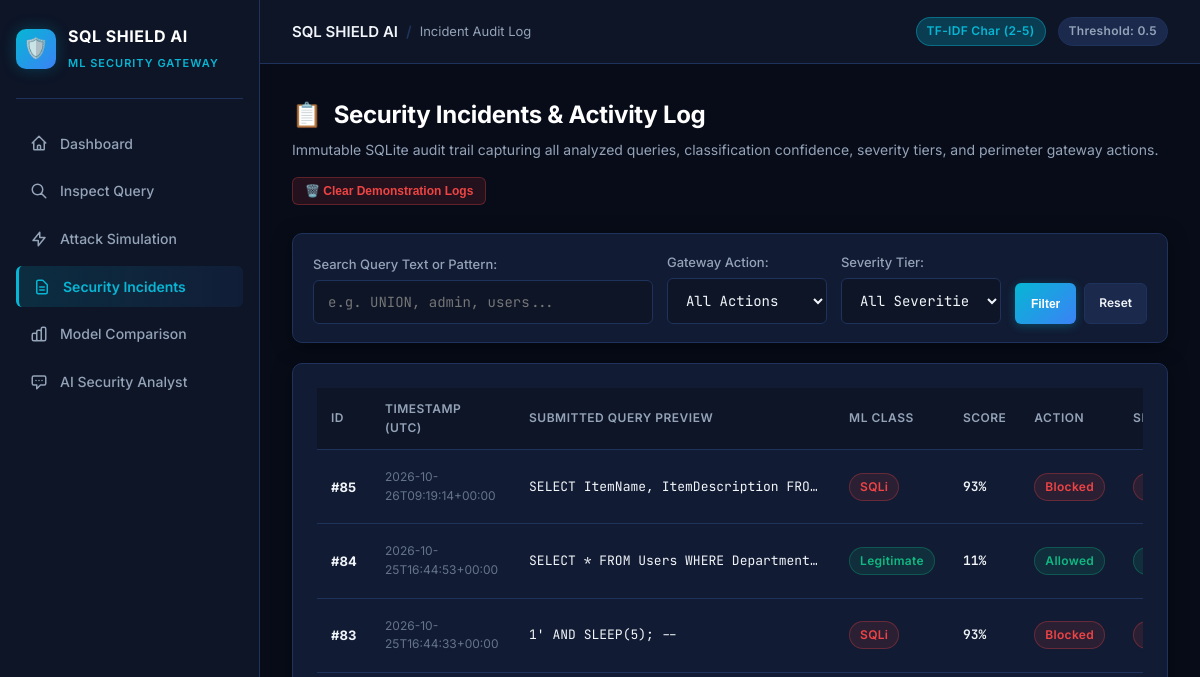
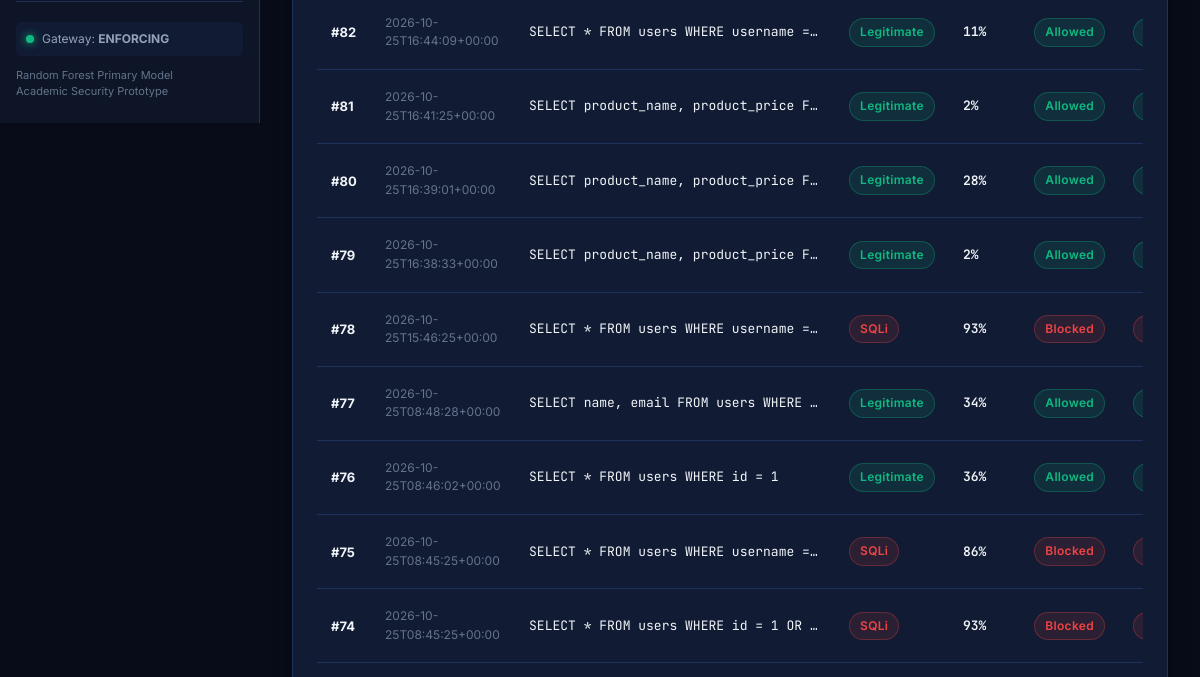
Page /incidents (upper part) on the earlier database version (2 pictures, top to bottom).
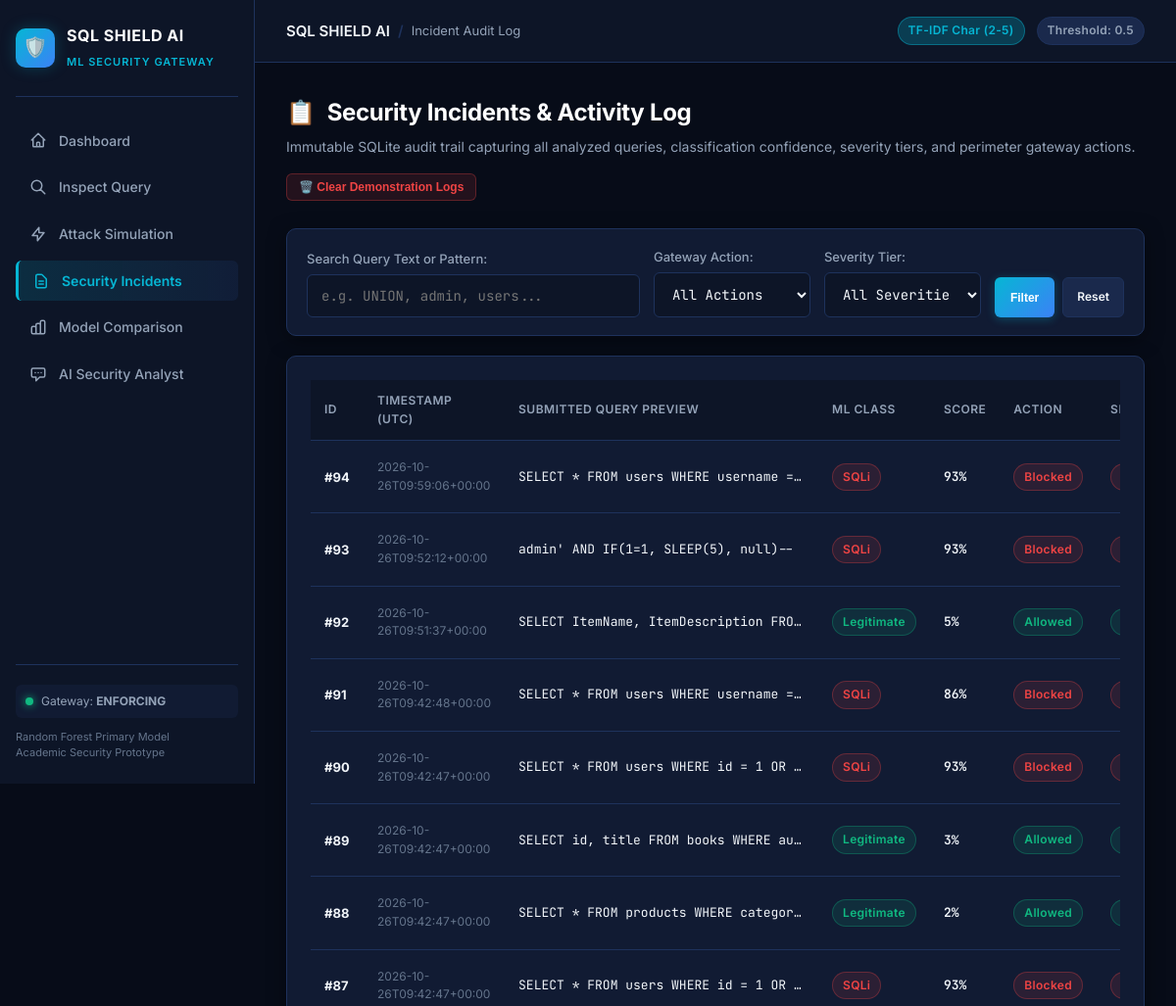
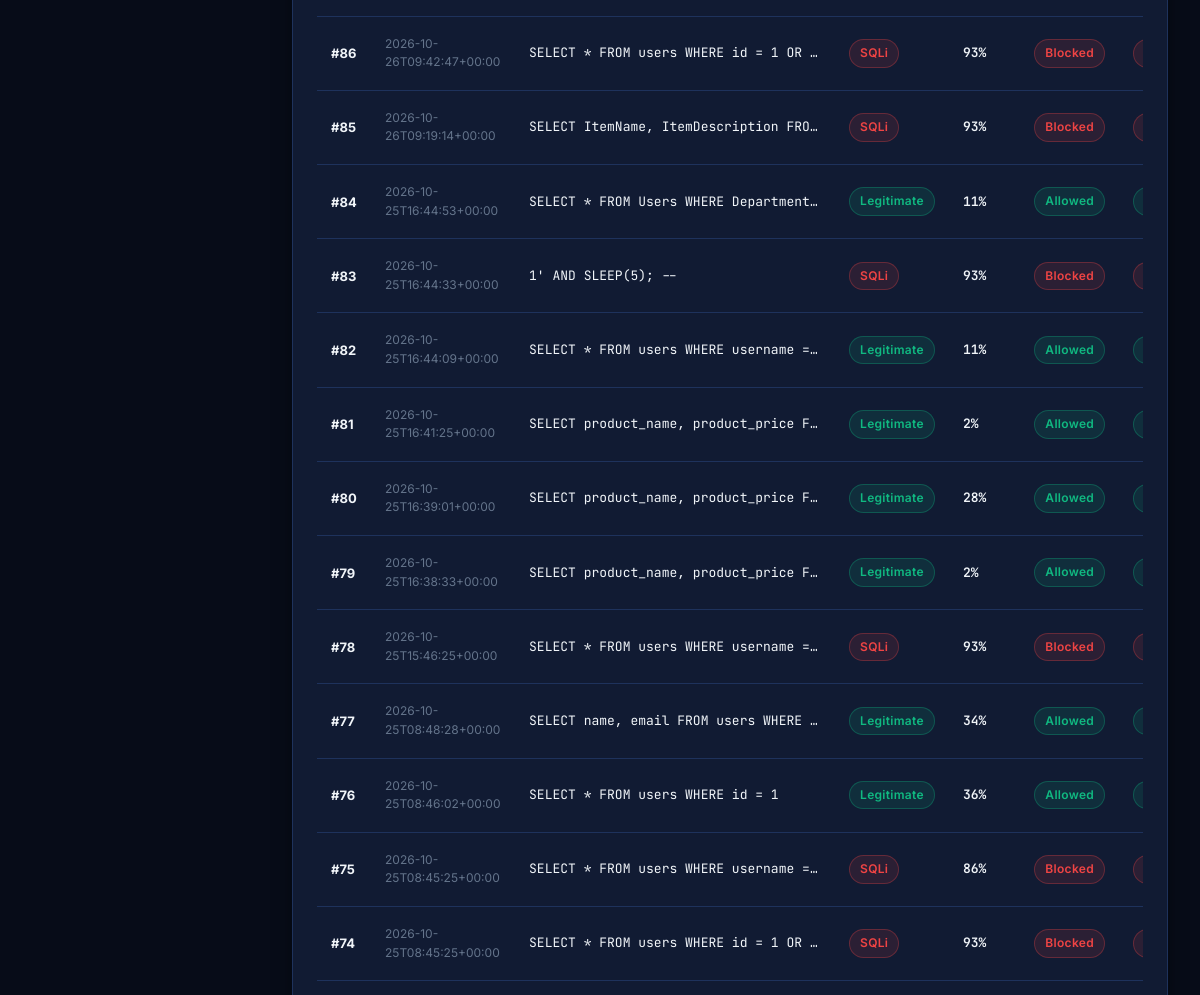
Same page on the later database version (2 pictures, top to bottom).
### tables this page shows
CREATE TABLE incidents (
    id INTEGER PRIMARY KEY AUTOINCREMENT,
    timestamp TEXT NOT NULL,
    submitted_input TEXT NOT NULL,
    predicted_class TEXT NOT NULL,
    model_used TEXT NOT NULL,
    score REAL,
    action_taken TEXT NOT NULL,
    severity TEXT NOT NULL,
    explanation TEXT,
    mitigation TEXT
);

### app.py (the view)
@app.get("/incidents")
def incidents_page():
    action = request.args.get("action")
    severity = request.args.get("severity")
    search = request.args.get("search")
    incidents_list = list_incidents(limit=150, action=action, severity=severity, search=search)
    stats = get_stats()
    return render_template(
        "incidents.html",
        active="incidents",
        incidents=incidents_list,
        stats=stats,
        current_action=action or "",
        current_severity=severity or "",
        current_search=search or "",
        config=config,
    )

### database/db.py (called while the page is built)
def get_connection():
    conn = sqlite3.connect(DB_PATH)
    conn.row_factory = sqlite3.Row
    return conn

def list_incidents(limit=100, action=None, severity=None, search=None):
    query = "SELECT * FROM incidents WHERE 1=1"
    params = []
    if action:
        query += " AND action_taken = ?"
        params.append(action)
    if severity:
        query += " AND severity = ?"
        params.append(severity)
    if search:
        query += " AND (submitted_input LIKE ? OR explanation LIKE ?)"
        wildcard = f"%{search}%"
        params.extend([wildcard, wildcard])
    query += " ORDER BY id DESC LIMIT ?"
    params.append(int(limit))
    with get_connection() as conn:
        rows = conn.execute(query, params).fetchall()
        return [dict(r) for r in rows]

### templates/incidents.html (shortened to what this page needs)
{% extends "base.html" %}
{% block breadcrumb %}Incident Audit Log{% endblock %}
{% block content %}
<div class="page-header" style="display:flex; justify-content:space-between; align-items:flex-end; flex-wrap:wrap; gap:16px;">
  <div>
    <h1 class="page-title">
      <span>📋</span> Security Incidents & Activity Log
    </h1>
    <p class="page-subtitle">
      Immutable SQLite audit trail capturing all analyzed queries, classification confidence, severity tiers, and perimeter gateway actions.
    </p>
  </div>
  <div style="display:flex; gap:10px;">
    <button class="btn btn-danger btn-sm" onclick="openModal('clear-logs-modal')">
      🗑️ Clear Demonstration Logs
    </button>
  </div>
</div>
<div class="card" style="margin-bottom: 20px; padding: 18px 20px;">
  <form method="GET" action="/incidents" style="display:flex; gap:14px; flex-wrap:wrap; align-items:flex-end;">
    <div style="flex:1; min-width:240px;">
      <label class="form-label" style="margin-bottom:6px;">Search Query Text or Pattern:</label>
      <input type="text" name="search" class="form-control" placeholder="e.g. UNION, admin, users..." value="{{ current_search }}">
    </div>
    <div style="width:160px;">
      <label class="form-label" style="margin-bottom:6px;">Gateway Action:</label>
      <select name="action" class="form-control">
        <option value="" {{ 'selected' if not current_action else '' }}>All Actions</option>
      </select>
    </div>
    <div style="width:160px;">
      <label class="form-label" style="margin-bottom:6px;">Severity Tier:</label>
      <select name="severity" class="form-control">
        <option value="" {{ 'selected' if not current_severity else '' }}>All Severities</option>
      </select>
    </div>
    <div style="display:flex; gap:8px;">
      <button type="submit" class="btn btn-primary btn-sm" style="padding:10px 16px;">Filter</button>
      <a href="/incidents" class="btn btn-secondary btn-sm" style="padding:10px 14px;">Reset</a>
    </div>
  </form>
</div>
<div class="card">
  {% if incidents %}
  <div class="table-responsive">
    <table class="data-table">
      <thead>
        <tr>
          <th>ID</th>
          <th>Timestamp (UTC)</th>
          <th>Submitted Query Preview</th>
          <th>ML Class</th>
          <th>Score</th>
          <th>Action</th>
          <th>Severity</th>
        </tr>
      </thead>
      <tbody>
        {% for inc in incidents %}
        <tr>
          <td style="font-weight: 700;">#{{ inc.id }}</td>
          <td style="color:var(--text-muted); font-size:12px;">{{ inc.timestamp }}</td>
          <td class="code-cell" title="{{ inc.submitted_input }}">{{ inc.submitted_input }}</td>
          <td>
            <span class="badge {{ 'badge-block' if inc.predicted_class == 'SQLi' else 'badge-allow' }}">
              {{ inc.predicted_class }}
            </span>
          </td>
          <td style="font-family:var(--font-mono); font-weight:600;">
            {{ (inc.score * 100)|round|int }}%
          </td>
          <td>
            <span class="badge {{ 'badge-block' if inc.action_taken == 'Blocked' else 'badge-allow' }}">
              {{ inc.action_taken }}
            </span>
          </td>
          <td>
            <span class="badge {{ 'badge-block' if inc.severity == 'High' else ('badge-warn' if inc.severity == 'Medium' else 'badge-allow') }}">
            </span>
          </td>
        </tr>
        {% endfor %}
      </tbody>
    </table>
  </div>
  {% endif %}
</div>
{% endblock %}

### templates/base.html (shortened to what this page needs)
<!DOCTYPE html>
<html lang="en">
<head>
  <link rel="stylesheet" href="{{ url_for('static', filename='css/style.css') }}">
</head>
<body>
  <div class="app-container">
    <aside class="sidebar">
      <a href="/" class="brand">
        <div class="brand-icon">🛡️</div>
        <div class="brand-info">
          <h1>SQL SHIELD AI</h1>
          <span>ML Security Gateway</span>
        </div>
      </a>
      <ul class="nav-menu">
        <li>
          <a href="/" class="nav-link {{ 'active' if active == 'dashboard' else '' }}">
            <svg fill="none" stroke="currentColor" viewBox="0 0 24 24"><path stroke-linecap="round" stroke-linejoin="round" d="M3 12l2-2m0 0l7-7 7 7M5 10v10a1 1 0 001 1h3m10-11l2 2m-2-2v10a1 1 0 01-1 1h-3m-6 0a1 1 0 001-1v-4a1 1 0 011-1h2a1 1 0 011 1v4a1 1 0 001 1m-6 0h6"/></svg>
            Dashboard
          </a>
        </li>
        <li>
          <a href="/detect" class="nav-link {{ 'active' if active == 'detect' else '' }}">
            <svg fill="none" stroke="currentColor" viewBox="0 0 24 24"><path stroke-linecap="round" stroke-linejoin="round" d="M21 21l-6-6m2-5a7 7 0 11-14 0 7 7 0 0114 0z"/></svg>
            Inspect Query
          </a>
        </li>
        <li>
          <a href="/simulation" class="nav-link {{ 'active' if active == 'simulation' else '' }}">
            <svg fill="none" stroke="currentColor" viewBox="0 0 24 24"><path stroke-linecap="round" stroke-linejoin="round" d="M13 10V3L4 14h7v7l9-11h-7z"/></svg>
            Attack Simulation
          </a>
        </li>
        <li>
          <a href="/incidents" class="nav-link {{ 'active' if active == 'incidents' else '' }}">
            <svg fill="none" stroke="currentColor" viewBox="0 0 24 24"><path stroke-linecap="round" stroke-linejoin="round" d="M9 12h6m-6 4h6m2 5H7a2 2 0 01-2-2V5a2 2 0 012-2h5.586a1 1 0 01.707.293l5.414 5.414a1 1 0 01.293.707V19a2 2 0 01-2 2z"/></svg>
            Security Incidents
          </a>
        </li>
        <li>
          <a href="/model-comparison" class="nav-link {{ 'active' if active == 'models' else '' }}">
            <svg fill="none" stroke="currentColor" viewBox="0 0 24 24"><path stroke-linecap="round" stroke-linejoin="round" d="M9 19v-6a2 2 0 00-2-2H5a2 2 0 00-2 2v6a2 2 0 002 2h2a2 2 0 002-2zm0 0V9a2 2 0 012-2h2a2 2 0 012 2v10m-6 0a2 2 0 002 2h2a2 2 0 002-2m0 0V5a2 2 0 012-2h2a2 2 0 012 2v14a2 2 0 01-2 2h-2a2 2 0 01-2-2z"/></svg>
            Model Comparison
          </a>
        </li>
        <li>
          <a href="/analyst" class="nav-link {{ 'active' if active == 'analyst' else '' }}">
            <svg fill="none" stroke="currentColor" viewBox="0 0 24 24"><path stroke-linecap="round" stroke-linejoin="round" d="M8 10h.01M12 10h.01M16 10h.01M9 16H5a2 2 0 01-2-2V6a2 2 0 012-2h14a2 2 0 012 2v8a2 2 0 01-2 2h-5l-5 5v-5z"/></svg>
            AI Security Analyst
          </a>
        </li>
      </ul>
      <div class="sidebar-footer">
        <div class="status-indicator">
          <span class="status-dot"></span>
          <span>Gateway: <strong>ENFORCING</strong></span>
        </div>
        <p style="color:var(--text-muted);font-size:11px;line-height:1.4;">
          Random Forest Primary Model<br>
          Academic Security Prototype
        </p>
      </div>
    </aside>
    <div class="main-wrapper">
      <header class="topbar">
        <div class="topbar-title">
          <span>SQL SHIELD AI</span>
          <span style="color:var(--border-color);">/</span>
          <span style="color:var(--text-secondary);font-size:13px;font-weight:400;">
            {% block breadcrumb %}Defense Console{% endblock %}
          </span>
        </div>
        <div class="topbar-badges">
          <span class="badge badge-cyan">TF-IDF Char (2-5)</span>
          <span class="badge badge-neutral">Threshold: {{ config.DEFAULT_THRESHOLD }}</span>
        </div>
      </header>
      <main class="content-container">
        {% block content %}{% endblock %}
      </main>
    </div>
  </div>
</body>
</html>

Differences in the rows shown:
added incidents: id "94", timestamp "2026-10-26T09:59:06+00:00", submitted_input "SELECT * FROM users WHERE username =…", predicted_class "SQLi", (inc.score*100)|round|int "93", action_taken "Blocked"
added incidents: id "93", timestamp "2026-10-26T09:52:12+00:00", submitted_input "admin' AND IF(1=1, SLEEP(5), null)--", predicted_class "SQLi", (inc.score*100)|round|int "93", action_taken "Blocked"
added incidents: id "92", timestamp "2026-10-26T09:51:37+00:00", submitted_input "SELECT ItemName, ItemDescription FRO…", predicted_class "Legitimate", (inc.score*100)|round|int "5", action_taken "Allowed", severity "Low" (drawn)
added incidents: id "91", timestamp "2026-10-26T09:42:48+00:00", submitted_input "SELECT * FROM users WHERE username =…", predicted_class "SQLi", (inc.score*100)|round|int "86", action_taken "Blocked"
added incidents: id "90", timestamp "2026-10-26T09:42:47+00:00", submitted_input "SELECT * FROM users WHERE id = 1 OR…", predicted_class "SQLi", (inc.score*100)|round|int "93", action_taken "Blocked"
added incidents: id "89", timestamp "2026-10-26T09:42:47+00:00", submitted_input "SELECT id, title FROM books WHERE au…", predicted_class "Legitimate", (inc.score*100)|round|int "3", action_taken "Allowed", severity "Low" (drawn)
added incidents: id "88", timestamp "2026-10-26T09:42:47+00:00", submitted_input "SELECT * FROM products WHERE categor…", predicted_class "Legitimate", (inc.score*100)|round|int "2", action_taken "Allowed", severity "Low" (drawn)
added incidents: id "87", timestamp "2026-10-26T09:42:47+00:00", submitted_input "SELECT * FROM users WHERE id = 1 OR…", predicted_class "SQLi", (inc.score*100)|round|int "93", action_taken "Blocked"
added incidents: id "86", timestamp "2026-10-26T09:42:47+00:00", submitted_input "SELECT * FROM users WHERE id = 1 OR…", predicted_class "SQLi", (inc.score*100)|round|int "93", action_taken "Blocked"
